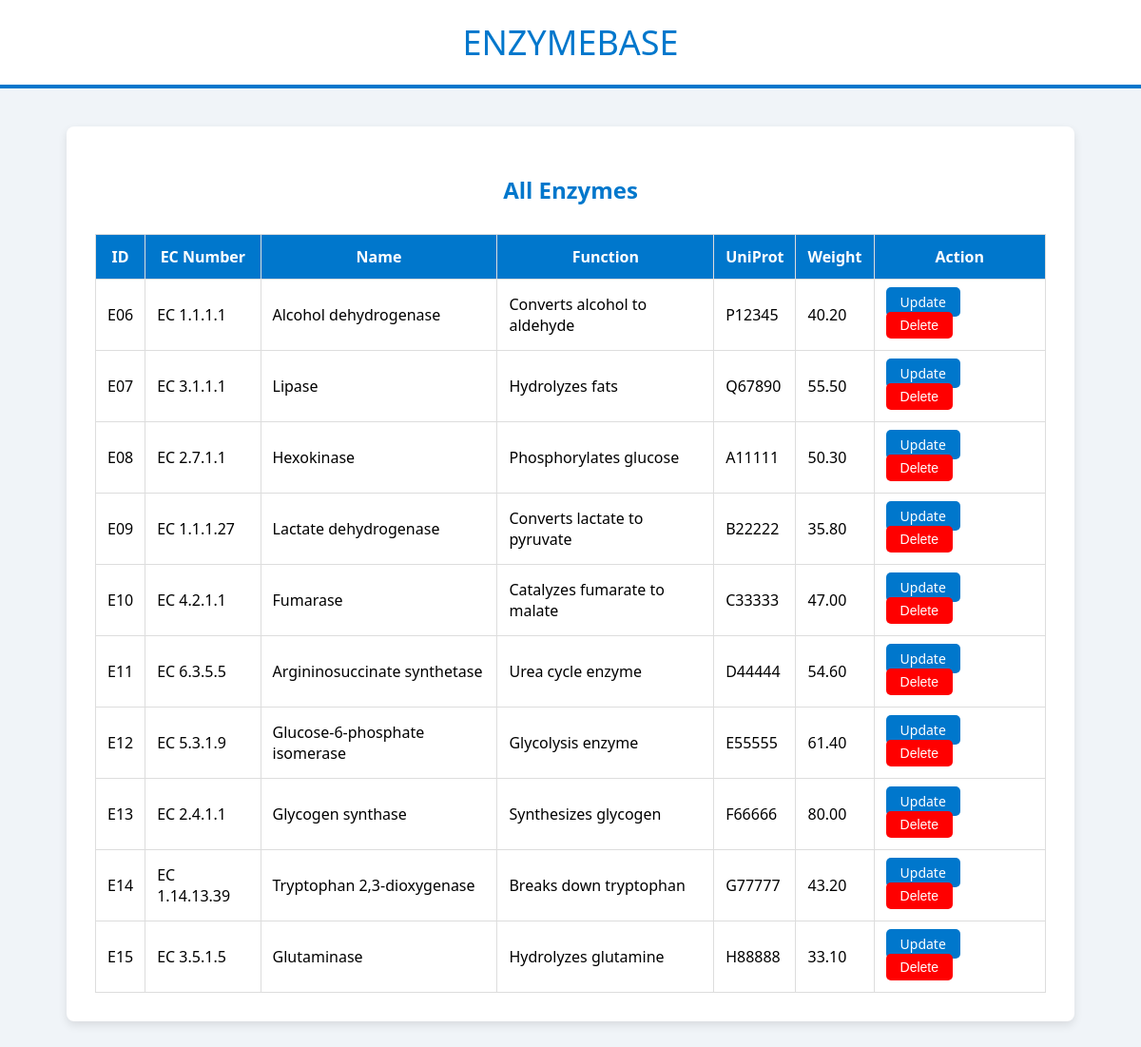
/insert/view-enzyme.php, run on the app's committed database.
### tables this page shows
CREATE TABLE `enzyme` (
  `enzyme_id` VARCHAR(10),
  `enzymec_no` VARCHAR(20),
  `enzyme_name` VARCHAR(50),
  `enzyme_function` VARCHAR(100),
  `uniprot_id` VARCHAR(20),
  `mol_weight` DECIMAL(10,2)
);

### insert/view-enzyme.php (the view, shortened to what this page needs)
<?php
include_once '../database/database.php';
$sql = "SELECT * FROM enzyme";
$result = $conn->query($sql);
?>
<!DOCTYPE html>
<html>
<head>
</head>
<body>
<div class="header-box">
  <div class="header-title">ENZYMEBASE</div>
</div>
<div class="container">
<h2>All Enzymes</h2>
<?php
if ($result->num_rows > 0) {
    echo "<table>";
    echo "<tr>
        <th>ID</th>
        <th>EC Number</th>
        <th>Name</th>
        <th>Function</th>
        <th>UniProt</th>
        <th>Weight</th>
        <th>Action</th>
    </tr>";
    while($row = $result->fetch_assoc()) {
        echo "<tr>";
        echo "<td>{$row['enzyme_id']}</td>";
        echo "<td>{$row['enzymec_no']}</td>";
        echo "<td>{$row['enzyme_name']}</td>";
        echo "<td>{$row['enzyme_function']}</td>";
        echo "<td>{$row['uniprot_id']}</td>";
        echo "<td>{$row['mol_weight']}</td>";
        echo "<td>
<a href='view-enzyme.php?edit={$row['enzyme_id']}'
class='action-btn update-btn'>Update</a>
<form method='POST' action='delete_enzyme.php' style='display:inline;'
onsubmit='return confirm(\"Are you sure?\")'>
<input type='hidden' name='enzyme_id' value='{$row['enzyme_id']}'>
<button type='submit' class='action-btn delete-btn'>Delete</button>
</form>
</td>";
        echo "</tr>";
    }
    echo "</table>";
} else {
    echo "No data found";
}
?>
</div>
</body>
</html>

### insert/view-enzyme.php (style rules this page uses)
body { font-family: 'Segoe UI', Tahoma, Geneva, Verdana, sans-serif; background-color: #f0f4f8; margin: 0; padding: 0; }
.header-box { background-color: #ffffff; border-bottom: 4px solid #0077cc; padding: 20px; text-align: center; }
.header-title { font-size: 36px; color: #0077cc; margin: 0; }
.container { max-width: 1000px; margin: 40px auto; background: #ffffff; padding: 30px; box-shadow: 0 4px 10px rgba(0, 0, 0, 0.1); border-radius: 8px; }
h2 { color: #0077cc; text-align: center; margin-bottom: 30px; }
table { width: 100%; border-collapse: collapse; }
th, td { padding: 12px; border: 1px solid #ddd; }
th { background-color: #0077cc; color: white; }
.action-btn { padding: 6px 15px; border-radius: 5px; text-decoration: none; color: white; font-size: 14px; border: none; cursor: pointer; margin-right: 8px; }
.update-btn { background-color: #0077cc; }
.delete-btn { background-color: red; }

### data on the page
enzyme: enzyme_id "E06", enzymec_no "EC 1.1.1.1", enzyme_name "Alcohol dehydrogenase", enzyme_function "Converts alcohol to aldehyde", uniprot "P12345", mol_weight "40.20"
enzyme: enzyme_id "E07", enzymec_no "EC 3.1.1.1", enzyme_name "Lipase", enzyme_function "Hydrolyzes fats", uniprot "Q67890", mol_weight "55.50"
enzyme: enzyme_id "E08", enzymec_no "EC 2.7.1.1", enzyme_name "Hexokinase", enzyme_function "Phosphorylates glucose", uniprot "A11111", mol_weight "50.30"
enzyme: enzyme_id "E09", enzymec_no "EC 1.1.1.27", enzyme_name "Lactate dehydrogenase", enzyme_function "Converts lactate to pyruvate", uniprot "B22222", mol_weight "35.80"
enzyme: enzyme_id "E10", enzymec_no "EC 4.2.1.1", enzyme_name "Fumarase", enzyme_function "Catalyzes fumarate to malate", uniprot "C33333", mol_weight "47.00"
enzyme: enzyme_id "E11", enzymec_no "EC 6.3.5.5", enzyme_name "Argininosuccinate synthetase", enzyme_function "Urea cycle enzyme", uniprot "D44444", mol_weight "54.60"
enzyme: enzyme_id "E12", enzymec_no "EC 5.3.1.9", enzyme_name "Glucose-6-phosphate isomerase", enzyme_function "Glycolysis enzyme", uniprot "E55555", mol_weight "61.40"
enzyme: enzyme_id "E13", enzymec_no "EC 2.4.1.1", enzyme_name "Glycogen synthase", enzyme_function "Synthesizes glycogen", uniprot "F66666", mol_weight "80.00"
enzyme: enzyme_id "E14", enzymec_no "EC 1.14.13.39", enzyme_name "Tryptophan 2,3-dioxygenase", enzyme_function "Breaks down tryptophan", uniprot "G77777", mol_weight "43.20"
enzyme: enzyme_id "E15", enzymec_no "EC 3.5.1.5", enzyme_name "Glutaminase", enzyme_function "Hydrolyzes glutamine", uniprot "H88888", mol_weight "33.10"
